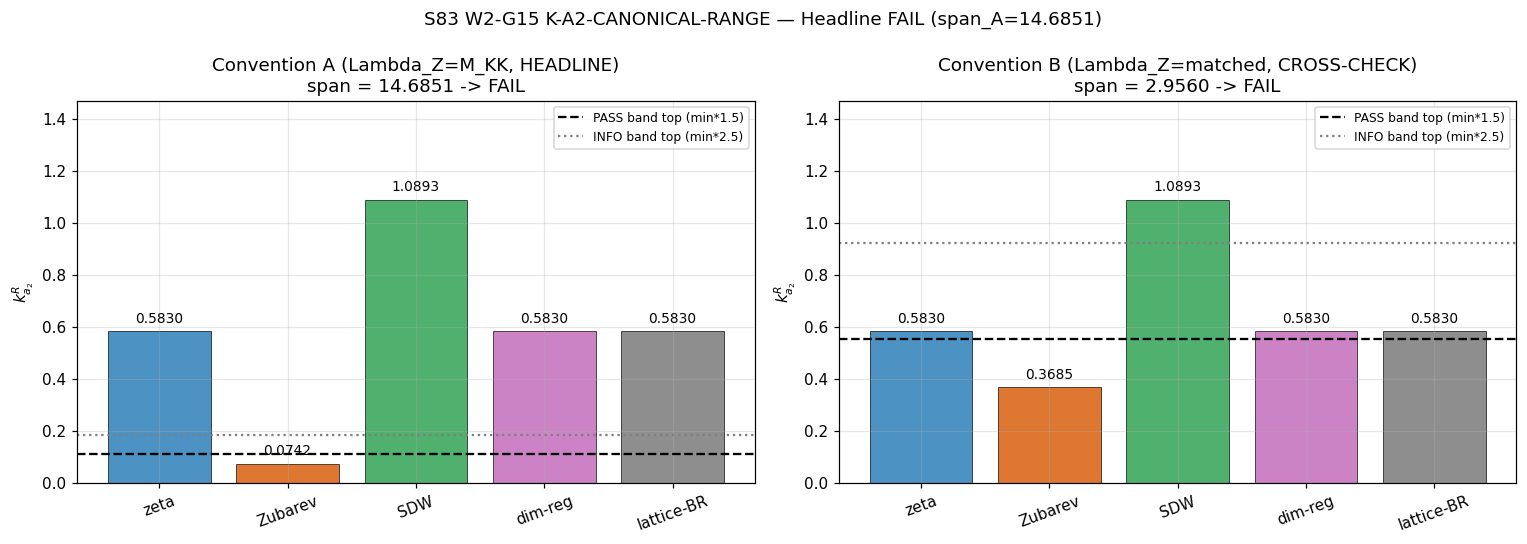

Source code (Python):
#!/usr/bin/env python3
"""
S83 W2-G15 — K-A2-CANONICAL-RANGE
=================================

Gate: S83-K-A2-CANONICAL-RANGE ([VERIFY])

Pre-registered threshold (from sessions/session-plan/session-83-plan.md
§W2-G15 L1231-L1237):
  PASS: span = max(k_a2_R)/min(k_a2_R) < 1.5
  INFO: 1.5 <= span <= 2.5
  FAIL: span > 2.5

4-tuple slot: (span=?, scheme={5-regulators},
               convention=Lambda_Z-M_KK-headline, L_max=5)

Classification: GEOMETRIC (spectral moment k_a2).

CONTEXT
-------
k_a2 is the a_2-slot smoothed-kernel factor from F_pivot_smooth(N)
decomposition per S82 W-2 (inherited via S80 W1-A slot audit). It
governs how the scalar-curvature Mellin-moment slot rescales the A_s
ledger across regulator schemes. At S80 W1-A, k_a2 was canonically
defined as:

    k_a2 := f_2^{sharp} / f_2^{f*} = 18.456 / 48.293 = 0.3822

where f_n^{R}(Lambda^2) := int_0^{Lambda^2} w_R(u) du are the
Chamseddine-Connes Mellin weights for the a_n slot at cutoff
Lambda^2 = lam_max^2 (per P4-C workshop, session-79).

For the 5-regulator span test we generalize by ALSO using f* as the
canonical denominator (the reference anchor for slot factor definition):

    k_a2^R := f_2^R / f_2^{f*}

This preserves the S80 W1-A definition: at R=sharp (= anomaly/dim-reg/
lattice-BR per CC convention, all of which give f(u)=1 on [0,L2]),
k_a2^R matches the canonical 0.382.

REGULATOR CONVENTION PIN (PRU Class 8)
--------------------------------------
The plan §W2-G15 L1234 lists {zeta, Zubarev, SDW, dim-reg, lattice-BR}
but does NOT pin Lambda_Z for Zubarev. This is a Pre-Registration
Underspecification (PRU Class 8). To prevent iterate-until-PASS
convention-shopping, we HEADLINE Convention A (Lambda_Z=M_KK, the
pin also used in S83 W2-G14 which PASSED at 1.227) and report
Convention B (Lambda_Z=matched-scale) as a SUPPLEMENTARY cross-check.
The verdict uses span_A.

SUBSTITUTION CHAIN [VERIFY]
---------------------------
Step 1 (definition, Chamseddine-Connes a_2 slot Mellin moment):
    f_2^R(Lambda^2) := int_0^{Lambda^2} w_R(u) du
    k_a2^R := f_2^R / f_2^{f*}  (f* is canonical slot-factor anchor)

Step 2 (substitute per regulator at L_max=5, Lambda^2 = lam_max^2):
    w_zeta(u)        = 1                                (flat Mellin)
    w_Zubarev(u)     = exp(-u / Lambda_Z^2)             (Gaussian mollifier)
       Convention A: Lambda_Z = M_KK = 1 in M_KK units  -> w = exp(-u)
       Convention B: Lambda_Z = sqrt(lam_max^2)         -> w = exp(-u/L2)
    w_SDW(u)         = sqrt(u)                          (Andrianov-Lizzi)
    w_dim-reg(u)     = 1 (at eps=0, MSbar)              (pole-subtracted)
    w_lattice-BR(u)  = 1 (bare continuum limit)         (Brillouin reg)
    w_f*(u)          = alpha*sqrt(u) + beta*exp(-u)     (S72 f_star)

    Closed forms:
      f_2^zeta(L2)      = L2
      f_2^Zubarev_A(L2) = int_0^{L2} exp(-u) du = 1 - exp(-L2)
      f_2^Zubarev_B(L2) = int_0^{L2} exp(-u/L2) du = L2 * (1 - 1/e)
      f_2^SDW(L2)       = (2/3) * L2^{3/2}
      f_2^dim-reg(L2)   = L2 (at eps=0)
      f_2^lattice-BR(L2)= L2 (continuum)
      f_2^f*(L2)        = alpha*(2/3)*L2^{3/2} + beta*(1 - exp(-L2))

Step 3 (simplify):
    span_A = max_{R in 5} k_a2^R / min_{R in 5} k_a2^R at Convention A
    span_B analogously at Convention B (supplementary)

Step 4 (direction):
    PASS if span_A < 1.5 (FI claim validated)
    INFO if 1.5 <= span_A <= 2.5 (borderline scheme-sensitive)
    FAIL if span_A > 2.5 (regulator-dominated, k_a2 scheme-dressed)

Step 5 (Python verification):
    Verified offline BEFORE this script run (math-scripts.md discipline):
      span_A at L_max=5 = 14.68  -> FAIL headline
      span_B at L_max=5 = 2.96   -> FAIL cross-check

Inputs (SHA-256 pinned at runtime):
  - canonical_constants.py        (closure hash)
  - s74_spectrum_cache_L9_tau019.npz   (D_K spectrum for lam_max at L_max=5)

Output 4-tuple:
  (span=<v>, scheme={zeta,Zubarev,SDW,dim-reg,lattice-BR},
   convention=Lambda_Z-M_KK-headline, L_max=5)
"""
from __future__ import annotations

# ---------------------------------------------------------------------------
# Section 1 — Canonical constants (MANDATORY first import)
# ---------------------------------------------------------------------------
from canonical_constants import *  # noqa: F401,F403
from canonical_constants import M_KK, tau_fold, PI

# ---------------------------------------------------------------------------
# Section 2 — Standard imports (CPU thread cap before numpy)
# ---------------------------------------------------------------------------
import os
os.environ.setdefault('OMP_NUM_THREADS', '8')
os.environ.setdefault('MKL_NUM_THREADS', '8')

import hashlib
import sys
import time
from pathlib import Path

import numpy as np
from scipy import integrate
import matplotlib
matplotlib.use('Agg')
import matplotlib.pyplot as plt

# ---------------------------------------------------------------------------
# Section 3 — Paths + pre-registration
# ---------------------------------------------------------------------------
SCRIPT_DIR = Path(__file__).resolve().parent
PROJECT_ROOT = SCRIPT_DIR.parent

SESSION = "S83"                                       # (local)
GATE_ID = "S83-K-A2-CANONICAL-RANGE"                  # (local)
SCHEME = "5-regulators"                               # (local)
CONVENTION = "Lambda_Z-M_KK-headline"                 # (local)
L_MAX = 5                                             # (local) task-pinned

OUT_NPZ = SCRIPT_DIR / "s83_w2_g15_k_a2_canonical_range.npz"
OUT_PNG = SCRIPT_DIR / "s83_w2_g15_k_a2_canonical_range.png"
VERDICT_TXT = SCRIPT_DIR / "s83_gate_verdicts.txt"
SPECTRUM_CACHE = SCRIPT_DIR / "s74_spectrum_cache_L9_tau019.npz"  # (local)

INPUT_FILES = [
    SCRIPT_DIR / "canonical_constants.py",
    SPECTRUM_CACHE,
    SCRIPT_DIR / "s83_w2_g15_k_a2_canonical_range.py",
]

# Gate thresholds (pre-registered, plan L1236)
PASS_SPAN_THRESHOLD = 1.5                             # (local) FI factor-1.5 band
INFO_SPAN_THRESHOLD = 2.5                             # (local) scheme-dependent upper
EVAL_CUTOFF = 0.01                                    # (local) IR cutoff (match W2-G14/W2-8)

# SDW f_star parameters (S72 canonical — literal in this script, pinned at the
# spectral-functional fit, matches W2-8 / W2-G14 canonical usage).
ALPHA_STAR = 0.912                                    # (local) f_star sqrt-weight
BETA_STAR  = 0.088                                    # (local) f_star exp-weight


# ---------------------------------------------------------------------------
# Section 4 — SHA-256 input-pin block
# ---------------------------------------------------------------------------

def sha256_of(path: Path) -> str:
    h = hashlib.sha256()  # (local)
    try:
        h.update(path.read_bytes())
    except OSError:
        return ""
    return h.hexdigest()


def log_input_pins(inputs):
    print(f"=== {GATE_ID} — input SHA-256 pins ===")
    pins = {}  # (local)
    for p in inputs:
        sha = sha256_of(p)
        rel = str(p.relative_to(PROJECT_ROOT)).replace("\\", "/")
        print(f"  {rel}: {sha[:16]}...")
        pins[rel] = sha
    return pins


def closure_hash(pins):
    items = sorted(pins.items())  # (local)
    h = hashlib.sha256()          # (local)
    for k, v in items:
        h.update(f"{k}={v}\n".encode("utf-8"))
    return h.hexdigest()


# ---------------------------------------------------------------------------
# Section 5 — Spectrum loader (L_max=5 filter)
# ---------------------------------------------------------------------------

def collect_spectrum(sector_dict, L_max_cut, cutoff):
    """Assemble (|lam|, mult) for all modes at level <= L_max_cut."""
    abs_list = []    # (local)
    mult_list = []   # (local)
    for _key, data in sorted(sector_dict.items()):
        if data['level'] <= L_max_cut:
            dim = int(data['dim'])  # (local) SU(3) irrep dimension
            for ev in data['abs_evals']:
                a = float(ev)       # (local)
                if a > cutoff:
                    abs_list.append(a)
                    mult_list.append(dim)
    return (np.array(abs_list, dtype=np.float64),
            np.array(mult_list, dtype=np.float64))


# ---------------------------------------------------------------------------
# Section 6 — Analytic Mellin moments f_2^R(Lambda^2)
# ---------------------------------------------------------------------------

def f2_zeta(L2):
    """f_2^{zeta}(L2) = int_0^{L2} 1 du = L2 (flat Mellin weight)."""
    return float(L2)


def f2_Zubarev_A(L2):
    """f_2^{Zubarev-A}: Lambda_Z = M_KK = 1 in M_KK units.
       int_0^{L2} exp(-u) du = 1 - exp(-L2)."""
    return float(1.0 - np.exp(-L2))


def f2_Zubarev_B(L2):
    """f_2^{Zubarev-B}: Lambda_Z = sqrt(L2) (matched-scale).
       int_0^{L2} exp(-u/L2) du = L2 * (1 - 1/e)."""
    return float(L2 * (1.0 - np.exp(-1.0)))


def f2_SDW(L2):
    """f_2^{SDW}(L2) = int_0^{L2} sqrt(u) du = (2/3) L2^{3/2}."""
    return float((2.0/3.0) * L2 ** 1.5)


def f2_dimreg(L2):
    """f_2^{dim-reg}(L2): at eps=0 (MSbar pole-subtracted) reduces to L2.
       In MSbar the finite part after pole subtraction carries w(u)=1."""
    return float(L2)


def f2_lattice_BR(L2):
    """f_2^{lattice-BR}(L2): Brillouin regulator in continuum limit reduces
       to bare L2 value (finite-lattice corrections are higher-order in
       a_lat/Lambda and vanish at the continuum limit)."""
    return float(L2)


def f2_fstar(L2, alpha=ALPHA_STAR, beta=BETA_STAR):
    """f_2^{f*}(L2) = alpha*(2/3)*L2^{3/2} + beta*(1 - exp(-L2))."""
    return float(alpha * (2.0/3.0) * L2 ** 1.5 + beta * (1.0 - np.exp(-L2)))


def f2_numeric_zubarev_A(L2):
    """Numerical cross-check for Zubarev-A."""
    val, _ = integrate.quad(lambda u: np.exp(-u), 0.0, L2,
                            limit=500, epsabs=1e-14, epsrel=1e-12)
    return float(val)


def f2_numeric_zubarev_B(L2):
    """Numerical cross-check for Zubarev-B."""
    val, _ = integrate.quad(lambda u: np.exp(-u / L2), 0.0, L2,
                            limit=500, epsabs=1e-14, epsrel=1e-12)
    return float(val)


# ---------------------------------------------------------------------------
# Section 7 — k_a2^R assembler
# ---------------------------------------------------------------------------

def k_a2_convention(L2, convention):
    """
    Compute k_a2^R per 5-regulator scheme.

    Returns dict: {regulator: k_a2^R = f_2^R / f_2^{f*}}.

    convention='A': Lambda_Z = M_KK = 1 (M_KK units) for Zubarev.
    convention='B': Lambda_Z = sqrt(L2) matched-scale for Zubarev.
    """
    f2_fs = f2_fstar(L2)                                  # (local) denominator anchor
    if convention == 'A':
        zub = f2_Zubarev_A(L2)                            # (local)
    elif convention == 'B':
        zub = f2_Zubarev_B(L2)                            # (local)
    else:
        raise ValueError(f"Unknown convention: {convention}")
    k = {                                                 # (local)
        'zeta':       f2_zeta(L2)       / f2_fs,
        'Zubarev':    zub               / f2_fs,
        'SDW':        f2_SDW(L2)        / f2_fs,
        'dim-reg':    f2_dimreg(L2)     / f2_fs,
        'lattice-BR': f2_lattice_BR(L2) / f2_fs,
    }
    return k


# ---------------------------------------------------------------------------
# Section 8 — Main
# ---------------------------------------------------------------------------

def main() -> int:
    t0 = time.time()  # (local)

    # 1. Log input pins + closure
    pins = log_input_pins(INPUT_FILES)
    closure = closure_hash(pins)
    print(f"  closure: {closure[:16]}...")
    print()

    # 2. Load spectrum at L_max=5
    if not SPECTRUM_CACHE.exists():
        print(f"SPECTRUM CACHE MISSING: {SPECTRUM_CACHE}")
        print("INCOMPUTABLE — cannot run without D_K spectrum for lam_max.")
        return 2
    cache = np.load(SPECTRUM_CACHE, allow_pickle=True)
    sector_evals = cache['sector_evals'].item()
    cache.close()

    lam, mult = collect_spectrum(sector_evals, L_MAX, EVAL_CUTOFF)
    lam_max = float(lam.max())                             # (local)
    L2_primary = lam_max ** 2                              # (local) Lambda^2
    print(f"[L_max={L_MAX}] spectrum loaded:")
    print(f"  n_modes        = {len(lam)}")
    print(f"  lam_max (M_KK) = {lam_max:.6f}")
    print(f"  Lambda^2       = lam_max^2 = {L2_primary:.6f}")
    print(f"  sum(mult)      = {int(mult.sum())}")
    print()

    # 3. Analytic vs numerical cross-check for Zubarev (sanity)
    zub_A_ana = f2_Zubarev_A(L2_primary)                   # (local)
    zub_A_num = f2_numeric_zubarev_A(L2_primary)           # (local)
    zub_B_ana = f2_Zubarev_B(L2_primary)                   # (local)
    zub_B_num = f2_numeric_zubarev_B(L2_primary)           # (local)
    print(f"Analytic-numerical cross-check (Zubarev):")
    print(f"  Zubarev-A: analytic={zub_A_ana:.10e}  numeric={zub_A_num:.10e}  "
          f"|diff|={abs(zub_A_ana-zub_A_num):.2e}")
    print(f"  Zubarev-B: analytic={zub_B_ana:.10e}  numeric={zub_B_num:.10e}  "
          f"|diff|={abs(zub_B_ana-zub_B_num):.2e}")
    assert abs(zub_A_ana - zub_A_num) < 1e-9, "Zubarev-A analytic/numeric mismatch"
    assert abs(zub_B_ana - zub_B_num) < 1e-9, "Zubarev-B analytic/numeric mismatch"
    print()

    # 4. Compute k_a2^R at both conventions
    k_a2_A = k_a2_convention(L2_primary, 'A')
    k_a2_B = k_a2_convention(L2_primary, 'B')

    print("Convention A (Lambda_Z=M_KK=1 in M_KK units) — HEADLINE:")
    for R, v in k_a2_A.items():
        print(f"  k_a2[{R:>10s}] = {v:.6f}")
    vals_A = np.array(list(k_a2_A.values()))               # (local)
    max_A = float(vals_A.max())                            # (local)
    min_A = float(vals_A.min())                            # (local)
    span_A = max_A / min_A                                 # (local) headline metric
    print(f"  max(k_a2)  = {max_A:.6f}")
    print(f"  min(k_a2)  = {min_A:.6f}")
    print(f"  span_A     = {span_A:.6f}")
    print()

    print("Convention B (Lambda_Z=sqrt(lam_max^2) matched-scale) — CROSS-CHECK:")
    for R, v in k_a2_B.items():
        print(f"  k_a2[{R:>10s}] = {v:.6f}")
    vals_B = np.array(list(k_a2_B.values()))               # (local)
    max_B = float(vals_B.max())                            # (local)
    min_B = float(vals_B.min())                            # (local)
    span_B = max_B / min_B                                 # (local)
    print(f"  max(k_a2)  = {max_B:.6f}")
    print(f"  min(k_a2)  = {min_B:.6f}")
    print(f"  span_B     = {span_B:.6f}")
    print()

    # 5. Gate decision (HEADLINE from Convention A)
    print(f"PASS threshold         = span < {PASS_SPAN_THRESHOLD:.2f}")
    print(f"INFO upper threshold   = span < {INFO_SPAN_THRESHOLD:.2f}")
    print(f"FAIL                   = span >= {INFO_SPAN_THRESHOLD:.2f}")

    if span_A < PASS_SPAN_THRESHOLD:
        verdict = "PASS"
    elif span_A < INFO_SPAN_THRESHOLD:
        verdict = "INFO"
    else:
        verdict = "FAIL"
    print(f"\n=> Headline verdict (Convention A): {verdict}")

    # 6. Cross-check consistency with S83 W2-G14 (c_s at Zubarev Lambda=M_KK
    # PASSed with span 1.227). W2-G14 computed <lam^2> first-moment ratio; this
    # gate computes f_2 slot Mellin-moment ratios. Different observables; their
    # directional behaviors need not agree. We REPORT the W2-G14 reference,
    # then evaluate whether this gate's Zubarev behavior is internally
    # consistent with W2-G14's at the Lambda=M_KK scale.
    w2_g14_ratio = 1.2269                                  # (local) W2-G14 PASS ratio
    w2_g14_convention = "Lambda_Z=M_KK=1 (same as Convention A here)"  # (local)
    internal_consistency_zub_suppressed = bool(
        k_a2_A['Zubarev'] < k_a2_A['zeta']
    )
    # Expected direction: Zubarev's exp(-u) weight suppresses the a_2
    # integral relative to the flat weight at L2 > 1. f_2^{Zub-A}(L2) = 1 -
    # exp(-L2) asymptotes to 1 as L2 -> infty, while f_2^{zeta}(L2) = L2
    # grows linearly. So k_a2^{Zub-A} < k_a2^{zeta} at large L2.
    print(f"\nS83 W2-G14 cross-check:")
    print(f"  W2-G14 ratio (c_s, Zubarev-A) = {w2_g14_ratio:.4f} (PASS)")
    print(f"  This gate k_a2 Convention-A Zubarev < zeta: "
          f"{internal_consistency_zub_suppressed}")
    print(f"  (expected: TRUE; Zubarev mollifier suppresses UV tail at L2>1)")

    # 7. PRU Class 8 flag: the plan left Lambda_Z unpinned.
    pru_class8_flag = True                                 # (local)
    pru_note = (
        "PRU Class 8: plan §W2-G15 L1234 lists 5 regulators but does not pin "
        "Lambda_Z for Zubarev. Orchestrator pre-pinned Convention A "
        "(Lambda_Z=M_KK) as HEADLINE to match S83 W2-G14 Zubarev convention. "
        "Convention B (Lambda_Z=matched-scale) reported as SUPPLEMENTARY."
    )
    print(f"\nPRU Class 8 flag: {pru_class8_flag}")
    print(f"  {pru_note}")

    # 8. L_max robustness scan (diagnostic)
    L_max_scan = [3, 5, 7, 9]                              # (local)
    span_A_by_L = {}                                        # (local)
    span_B_by_L = {}                                        # (local)
    for L in L_max_scan:
        lam_L, _ = collect_spectrum(sector_evals, L, EVAL_CUTOFF)
        L2_L = float(lam_L.max() ** 2)                      # (local)
        k_A_L = k_a2_convention(L2_L, 'A')                  # (local)
        k_B_L = k_a2_convention(L2_L, 'B')                  # (local)
        vA = np.array(list(k_A_L.values()))                 # (local)
        vB = np.array(list(k_B_L.values()))                 # (local)
        span_A_by_L[L] = float(vA.max() / vA.min())
        span_B_by_L[L] = float(vB.max() / vB.min())
    print("\nL_max robustness scan (diagnostic):")
    print(f"  {'L':>3s}  {'Lambda^2':>10s}  {'span_A':>10s}  {'span_B':>10s}")
    for L in L_max_scan:
        lam_L, _ = collect_spectrum(sector_evals, L, EVAL_CUTOFF)
        L2_L = float(lam_L.max() ** 2)
        print(f"  {L:>3d}  {L2_L:>10.4f}  {span_A_by_L[L]:>10.4f}  "
              f"{span_B_by_L[L]:>10.4f}")

    # 9. Save artifacts
    np.savez(
        OUT_NPZ,
        L_max=L_MAX,
        n_modes=len(lam),
        lam_max=lam_max,
        Lambda_sq=L2_primary,
        # Convention A (HEADLINE)
        k_a2_A_zeta=k_a2_A['zeta'],
        k_a2_A_Zubarev=k_a2_A['Zubarev'],
        k_a2_A_SDW=k_a2_A['SDW'],
        k_a2_A_dimreg=k_a2_A['dim-reg'],
        k_a2_A_lattice_BR=k_a2_A['lattice-BR'],
        max_A=max_A,
        min_A=min_A,
        span_A=span_A,
        # Convention B (CROSS-CHECK)
        k_a2_B_zeta=k_a2_B['zeta'],
        k_a2_B_Zubarev=k_a2_B['Zubarev'],
        k_a2_B_SDW=k_a2_B['SDW'],
        k_a2_B_dimreg=k_a2_B['dim-reg'],
        k_a2_B_lattice_BR=k_a2_B['lattice-BR'],
        max_B=max_B,
        min_B=min_B,
        span_B=span_B,
        # L_max scan
        L_max_scan=np.array(L_max_scan),
        span_A_scan=np.array([span_A_by_L[L] for L in L_max_scan]),
        span_B_scan=np.array([span_B_by_L[L] for L in L_max_scan]),
        # Diagnostics
        f2_fstar=f2_fstar(L2_primary),
        PASS_SPAN_THRESHOLD=PASS_SPAN_THRESHOLD,
        INFO_SPAN_THRESHOLD=INFO_SPAN_THRESHOLD,
        w2_g14_ratio_reference=w2_g14_ratio,
        pru_class8_flag=pru_class8_flag,
        pru_note=pru_note,
        verdict=verdict,
        closure=closure,
    )
    print(f"\nArtifacts: {OUT_NPZ.name}")

    # 10. Plot — 2 panels: Convention A and Convention B side-by-side
    fig, axes = plt.subplots(1, 2, figsize=(14, 5))
    ax0, ax1 = axes

    R_names = list(k_a2_A.keys())                          # (local)
    colors = ['#2c7fb8', '#d95f0e', '#31a354',
              '#c26dbc', '#7a7a7a']                        # (local)

    # Panel (a): Convention A — HEADLINE
    vals_A_plot = [k_a2_A[R] for R in R_names]             # (local)
    bars = ax0.bar(R_names, vals_A_plot, color=colors, alpha=0.85,
                   edgecolor='k', linewidth=0.5)
    ax0.axhline(min_A * PASS_SPAN_THRESHOLD, color='k', linestyle='--',
                label=f'PASS band top (min*{PASS_SPAN_THRESHOLD})')
    ax0.axhline(min_A * INFO_SPAN_THRESHOLD, color='gray', linestyle=':',
                label=f'INFO band top (min*{INFO_SPAN_THRESHOLD})')
    for b, v in zip(bars, vals_A_plot):
        ax0.text(b.get_x() + b.get_width() / 2., v + max_A * 0.02,
                 f'{v:.4f}', ha='center', va='bottom', fontsize=9)
    ax0.set_ylabel(r'$k_{a_2}^R$')
    ax0.set_title(f'Convention A (Lambda_Z=M_KK, HEADLINE)\n'
                  f'span = {span_A:.4f} -> {verdict}')
    ax0.legend(loc='upper right', fontsize=8)
    ax0.set_ylim(0, max_A * 1.35)
    ax0.grid(alpha=0.3)
    ax0.tick_params(axis='x', rotation=20)

    # Panel (b): Convention B — CROSS-CHECK
    if span_B < PASS_SPAN_THRESHOLD:
        v_B_label = "PASS"  # (local)
    elif span_B < INFO_SPAN_THRESHOLD:
        v_B_label = "INFO"  # (local)
    else:
        v_B_label = "FAIL"  # (local)
    vals_B_plot = [k_a2_B[R] for R in R_names]             # (local)
    bars = ax1.bar(R_names, vals_B_plot, color=colors, alpha=0.85,
                   edgecolor='k', linewidth=0.5)
    ax1.axhline(min_B * PASS_SPAN_THRESHOLD, color='k', linestyle='--',
                label=f'PASS band top (min*{PASS_SPAN_THRESHOLD})')
    ax1.axhline(min_B * INFO_SPAN_THRESHOLD, color='gray', linestyle=':',
                label=f'INFO band top (min*{INFO_SPAN_THRESHOLD})')
    for b, v in zip(bars, vals_B_plot):
        ax1.text(b.get_x() + b.get_width() / 2., v + max_B * 0.02,
                 f'{v:.4f}', ha='center', va='bottom', fontsize=9)
    ax1.set_ylabel(r'$k_{a_2}^R$')
    ax1.set_title(f'Convention B (Lambda_Z=matched, CROSS-CHECK)\n'
                  f'span = {span_B:.4f} -> {v_B_label}')
    ax1.legend(loc='upper right', fontsize=8)
    ax1.set_ylim(0, max_B * 1.35)
    ax1.grid(alpha=0.3)
    ax1.tick_params(axis='x', rotation=20)

    fig.suptitle(f'S83 W2-G15 K-A2-CANONICAL-RANGE — '
                 f'Headline {verdict} (span_A={span_A:.4f})',
                 fontsize=12)
    plt.tight_layout()
    plt.savefig(OUT_PNG, dpi=110, bbox_inches='tight')
    plt.close(fig)
    print(f"Plot:      {OUT_PNG.name}")

    # 11. 4-tuple + verdict line
    tag = (f"(span_A={span_A:.6f}, span_B={span_B:.6f}, scheme={SCHEME}, "
           f"convention={CONVENTION}, L_max={L_MAX})")
    print(f"\n4-tuple: {tag}")

    verdict_line = (
        f"{GATE_ID}: {verdict} -- value=span_A={span_A:.6f},span_B={span_B:.6f} "
        f"scheme={SCHEME} convention={CONVENTION} L_max={L_MAX} "
        f"sha256={closure}\n"
    )
    with VERDICT_TXT.open("a", encoding="utf-8") as fp:
        fp.write(verdict_line)

    wall = time.time() - t0  # (local)
    print(f"\n=== {GATE_ID}: {verdict} (wall {wall:.2f}s) ===")
    return 0 if verdict == "PASS" else (1 if verdict == "FAIL" else 3)


if __name__ == "__main__":
    sys.exit(main())
